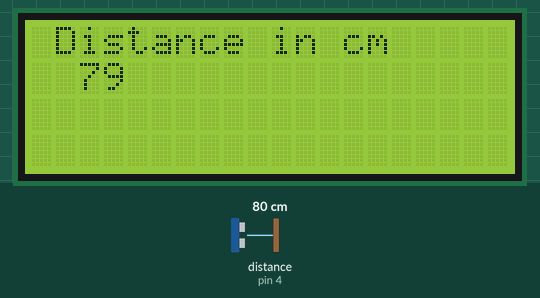
The sketch below on a simulated Arduino Uno, built with avr-gcc and run on an emulated ATmega328P. On the bench: 20×4 character LCD. Wiring (inferred from the names in the program): ultrasonic range finder: trigger pin 5; echo pin 4. The test bench sets the inputs (shaded band); at power-on: distance to the obstacle (sensor on pin 4) 80 cm. The echo pulse lasts 58.3 µs per cm.

Above: at 1.2 s.
1.3 s: distance to the obstacle (sensor on pin 4) set to 2 cm
At 4.4 s:
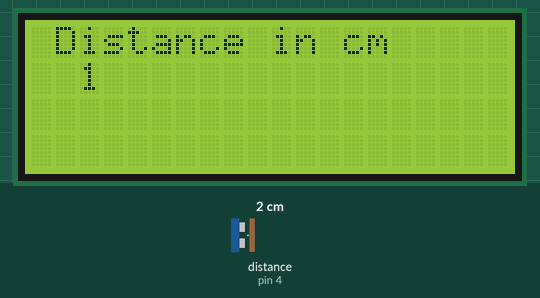
8.6 s: distance to the obstacle (sensor on pin 4) set to 4 cm
15.6 s: distance to the obstacle (sensor on pin 4) set to 9 cm
At 18.0 s:
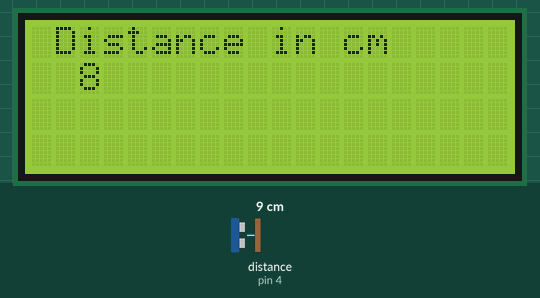
Timing chart, 0 to 19.5 s (numbered marks = the images above; inputs shaded):
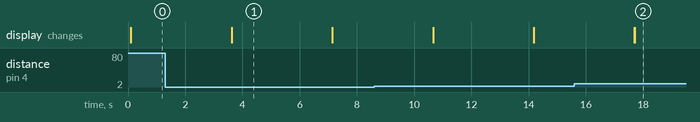

Measured:
- after the input at 1.3 s, the display: first differs from a run without the input after 2.3 s (image 1)
- after the input at 15.6 s, the display: first differs from a run without the input after 2.1 s (image 2)

The sketch:

Arduio_Starter_Kit_LAB3_Ultrasonic.ino
```cpp
// Arduino UNO <---> LCD i2C
// A5 = SCL
// A4 = SDA
// 5V = VCC
// G = GND

//Arduino UNO <---> Ultrasonic
// 5 = Trig
// 4 = Echo
// 5V = VCC
// G = GND

#include <LiquidCrystal_I2C.h>

#define TRIGGERPIN 5
#define ECHOPIN    4

LiquidCrystal_I2C lcd(0x3F  ,20,4);  // set the LCD address to 0x3F or 0x27 for a 16 chars and 2 line display

void setup()
{
  lcd.init();                      // initialize the lcd
  // Print a message to the LCD.
  lcd.backlight();
  lcd.setCursor(3,0);
  lcd.print("LAB3");
  lcd.setCursor(2,1);
  lcd.print("Ultrasonic");

  pinMode(TRIGGERPIN, OUTPUT);
  pinMode(ECHOPIN, INPUT);
}


void loop()
{
  lcd.clear();
  lcd.setCursor(1,0);
  lcd.print("Distance in cm"); // use: (position X: 0-15, position Y: 0-1, "Message you want to print")
  long duration, distance;
  digitalWrite(TRIGGERPIN, LOW);
  delayMicroseconds(3);

  digitalWrite(TRIGGERPIN, HIGH);
  delayMicroseconds(12);

  digitalWrite(TRIGGERPIN, LOW);
  duration = pulseIn(ECHOPIN, HIGH);
  distance = (duration/2) / 29.1;
  Serial.print(distance);
  Serial.println("Cm");
  lcd.setCursor(2,1);
  lcd.print(distance);

  delay(3500);
}
```
